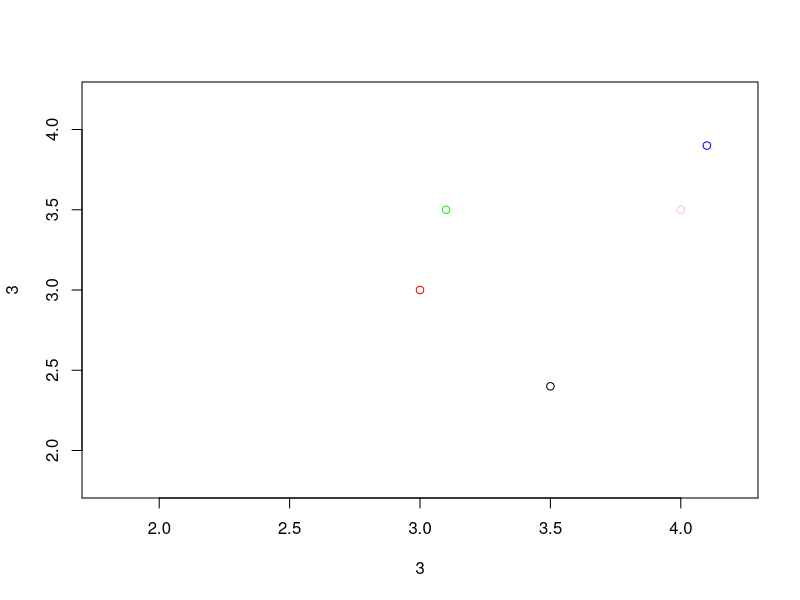
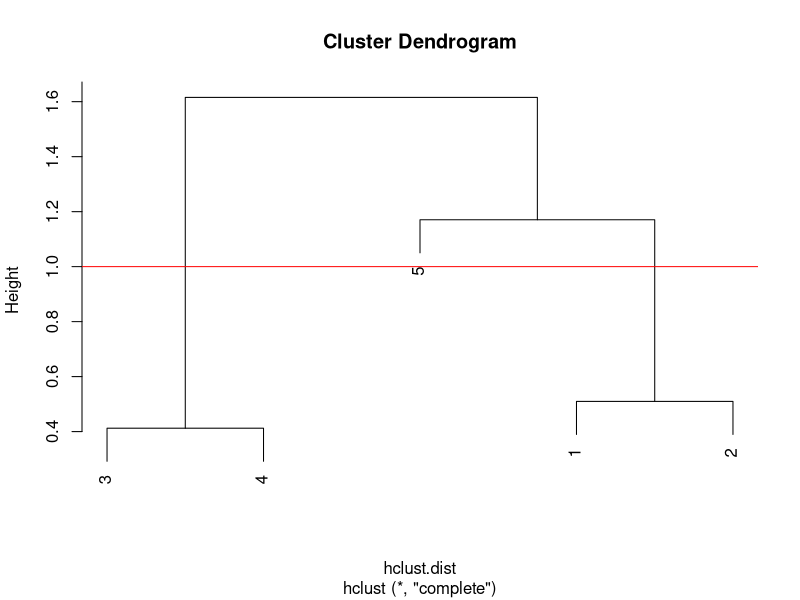

These figures' R source, in order:
## ---- chunk 1
x=rbind(3,3.1,4.1,4,3.5)
y=rbind(3,3.5,3.9,3.5,2.4)
data = cbind(x,y)
plot(3,3, col='red')
points(3.1,3.5, col='green')
points(4.1,3.9, col='blue')
points(4,3.5, col='pink')
points(3.5,2.4, col='black')
hclust.dist <- dist(data)
hclust.out = hclust(hclust.dist)
plot(hclust.out)
abline(h=1, col='red')
cutree(hclust.out, h=1)
cutree(hclust.out, k=2)
